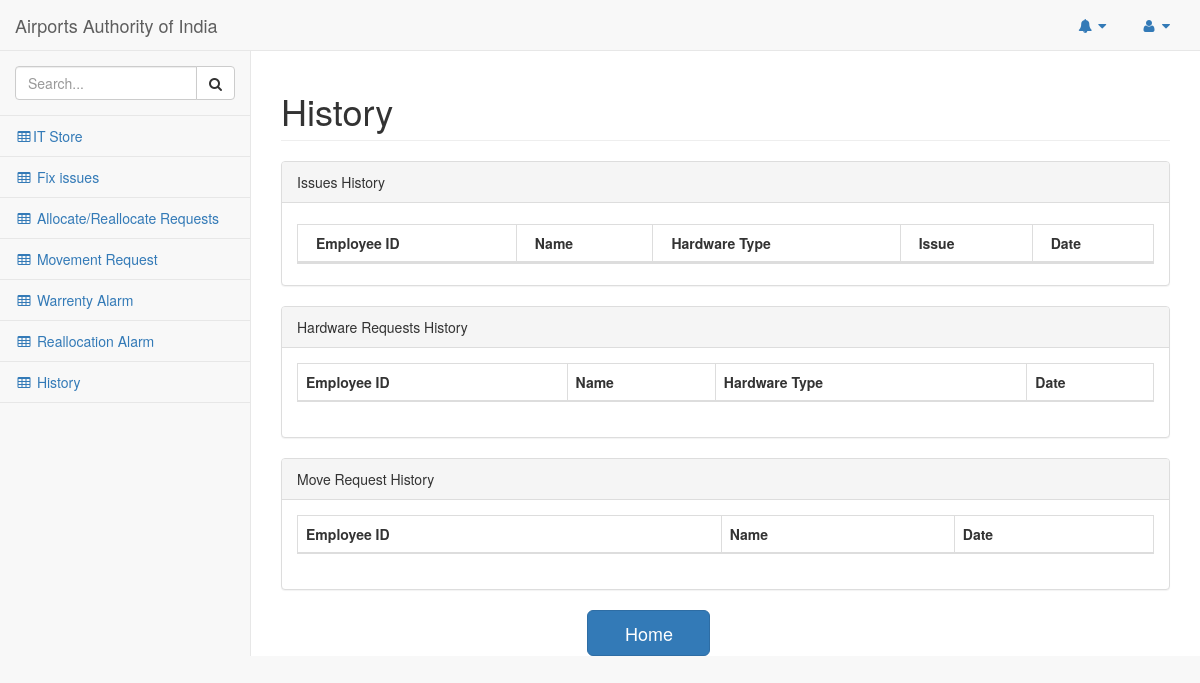
The app's page /pages/history_admin.php, older data.
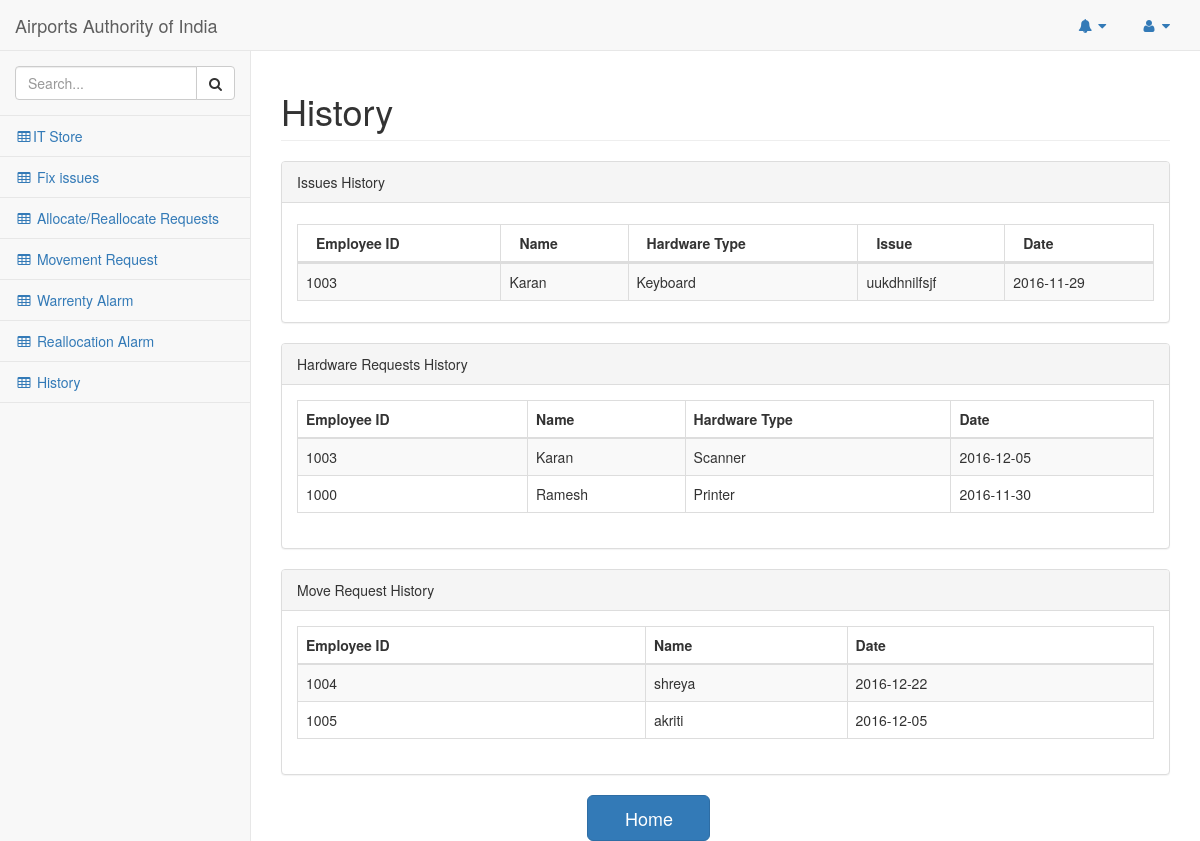
The same page, newer data.
### tables this page shows
CREATE TABLE `history` (
  `Employee_ID` varchar(50) NOT NULL,
  `Name` varchar(50) NOT NULL,
  `Type` varchar(50) NOT NULL,
  `Date` date NOT NULL,
  `Hardware_type` varchar(50) DEFAULT NULL,
  `issue` varchar(250) DEFAULT NULL
);

### pages/history_admin.php (the view, shortened to what this page needs)
<!DOCTYPE html>
<html lang="en">
<head>
    <link href="../vendor/bootstrap/css/bootstrap.min.css" rel="stylesheet">
    <link href="../vendor/metisMenu/metisMenu.min.css" rel="stylesheet">
    <link href="../vendor/datatables-plugins/dataTables.bootstrap.css" rel="stylesheet">
    <link href="../vendor/datatables-responsive/dataTables.responsive.css" rel="stylesheet">
    <link href="../dist/css/sb-admin-2.css" rel="stylesheet">
    <link href="../vendor/font-awesome/css/font-awesome.min.css" rel="stylesheet" type="text/css">
</head>
<body>
    <div id="wrapper">
        <nav class="navbar navbar-default navbar-static-top" role="navigation" style="margin-bottom: 0">
            <div class="navbar-header">
                <a class="navbar-brand">Airports Authority of India</a>
            </div>
            <ul class="nav navbar-top-links navbar-right">
                <li class="dropdown">
                    <a class="dropdown-toggle" data-toggle="dropdown" href="#">
                        <i class="fa fa-bell fa-fw"></i> <i class="fa fa-caret-down"></i>
                    </a>
                </li>
                <li class="dropdown">
                    <a class="dropdown-toggle" data-toggle="dropdown" href="#">
                        <i class="fa fa-user fa-fw"></i> <i class="fa fa-caret-down"></i>
                    </a>
                </li>
            </ul>
            <div class="navbar-default sidebar" role="navigation">
                <div class="sidebar-nav navbar-collapse">
                    <ul class="nav" id="side-menu">
                        <li class="sidebar-search">
                            <div class="input-group custom-search-form">
                                <input type="text" class="form-control" placeholder="Search...">
                                <span class="input-group-btn">
                                <button class="btn btn-default" type="button">
                                    <i class="fa fa-search"></i>
                                </button>
                            </span>
                            </div>
                        </li>
                        <li>
                            <a href="store.php"><i class="fa fa-table fa-fw"></i>IT Store</a>
                        </li>
                        <li>
                            <a href="fixissue.php"><i class="fa fa-table fa-fw"></i> Fix issues</a>
                        </li>
                        <li>
                            <a href="allocate.php"><i class="fa fa-table fa-fw"></i> Allocate/Reallocate Requests</a>
                        </li>
                        <li>
                            <a href="move_admin.php"><i class="fa fa-table fa-fw"></i> Movement Request</a>
                        </li>
                        <li>
                            <a href=".php"><i class="fa fa-table fa-fw"></i> Warrenty Alarm</a>
                        </li>
                                                <li>
                            <a href=".php"><i class="fa fa-table fa-fw"></i> Reallocation Alarm</a>
                        </li>
                        <li>
                        <a href="histroy_admin.php"><i class="fa fa-table fa-fw"></i> History</a>
                        </li>
                </div>
            </div>
        </nav>
<div id="page-wrapper">
            <div class="row">
                <div class="col-lg-12">
                    <h1 class="page-header">History</h1>
                </div>
            </div>
            <div class="row">
                <div class="col-lg-12">
                    <div class="panel panel-default">
                        <div class="panel-heading">
                            Issues History
                        </div>
                        <div class="panel-body">
                            <table width="100%" class="table table-striped table-bordered table-hover" id="dataTables-example">
                                        <?php
                            $query1= "select Employee_ID,Name,Hardware_type,Date,issue from history where Type='issues'";
                            $run1=mysql_query($query1);
                            ?>                     <thead>
                                    <thead>
                                     <tr>
                                     <th>Employee ID</th>
                                     <th>Name</th>
                                     <th>Hardware Type</th>
                                     <th>Issue</th>
                                     <th>Date</th>
                                     </tr>
                                    </thead>
                                </thead>
                                <tbody>
                                   <?php
                                        while($row=mysql_fetch_array($run1))
                                        {    echo "<tr>
                                                    <td>{$row['Employee_ID']}</td>
                                                    <td>{$row['Name']}</td>
                                                    <td>{$row['Hardware_type']}</td>
                                                    <td>{$row['issue']}</td>
                                                    <td>{$row['Date']}</td>
                                                    </tr>";
                                        }
                                     ?>
                                </tbody>
                            </table>
                        </div>
                        </div>
                </div>
            </div>
             <div class="row">
                <div class="col-lg-12">
                    <div class="panel panel-default">
                        <div class="panel-heading">
                            Hardware Requests History
                        </div>
                        <div class="panel-body">
                            <table width="100%" class="table table-striped table-bordered table-hover" id="dataTables-example">
                            <?php
                             $query2= "select Employee_ID,Name,Hardware_type,Date from history where Type='request'";
                              $run2=mysql_query($query2);
                             ?>
                                    <thead>
                                    <thead>
                                     <tr>
                                     <th>Employee ID</th>
                                     <th>Name</th>
                                     <th>Hardware Type</th>
                                     <th>Date</th>
                                     </tr>
                                    </thead>
                                </thead>
                                <tbody>
                                   <?php
                                        while($row=mysql_fetch_array($run2))
                                        {    echo "<tr>
                                                    <td>{$row['Employee_ID']}</td>
                                                    <td>{$row['Name']}</td>
                                                    <td>{$row['Hardware_type']}</td>
                                                    <td>{$row['Date']}</td>
                                                    </tr>";
                                        }
                                     ?>
                                </tbody>
                            </table>
                        </div>
                    </div>
                </div>
            </div>
            <div class="row">
                <div class="col-lg-12">
                    <div class="panel panel-default">
                        <div class="panel-heading">
                            Move Request History
                        </div>
                        <div class="panel-body">
                            <table width="100%" class="table table-striped table-bordered table-hover" id="dataTables-example">
                            <?php
                            $query3= "select Employee_ID,Name,Date from history where Type='move'";;
                            $run3=mysql_query($query3);
                            ?>                     <thead>
                                    <thead>
                                     <tr>
                                     <th>Employee ID</th>
                                     <th>Name</th>
                                     <th>Date</th>
                                     </tr>
                                    </thead>
                                </thead>
                                <tbody>
                                   <?php
                                        while($row=mysql_fetch_array($run3))
                                        {    echo "<tr>
                                                    <td>{$row['Employee_ID']}</td>
                                                    <td>{$row['Name']}</td>
                                                    <td>{$row['Date']}</td>
                                                    </tr>";
                                        }
                                     ?>
                                </tbody>
                            </table>
                        </div>
                        </div>
                </div>
            </div>
            <div class="row">
               <div class="col-lg-2 col-lg-offset-4">
                  <a href="admin.php"><input class="btn btn-lg btn-primary btn-block" type="submit" name="Home" value="Home"></a>
                  </div>
            </div>
        </div>
</body>
</html>

Row changes from the older to the newer data that the page shows:
added history: Employee_ID "1003", Name "Karan", Hardware_type "Keyboard", issue "uukdhnilfsjf", Date "2016-11-29", shown under "History"
added history: Employee_ID "1003", Name "Karan", Hardware_type "Scanner", Date "2016-12-05"
added history: Employee_ID "1000", Name "Ramesh", Hardware_type "Printer", Date "2016-11-30"
added history: Employee_ID "1004", Name "shreya", Date "2016-12-22"
added history: Employee_ID "1005", Name "akriti", Date "2016-12-05"
